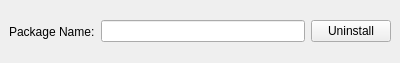
<?xml version="1.0" encoding="UTF-8"?>
<ui version="4.0">
 <class>QuickUninstall</class>
 <widget class="QDockWidget" name="QuickUninstall">
  <property name="geometry">
   <rect>
    <x>0</x>
    <y>0</y>
    <width>400</width>
    <height>63</height>
   </rect>
  </property>
  <property name="windowTitle">
   <string>Quick Uninstall</string>
  </property>
  <widget class="QWidget" name="dockWidgetContents">
   <layout class="QHBoxLayout" name="horizontalLayout">
    <item>
     <widget class="QLabel" name="package_name_label">
      <property name="sizePolicy">
       <sizepolicy hsizetype="Maximum" vsizetype="Preferred">
        <horstretch>0</horstretch>
        <verstretch>0</verstretch>
       </sizepolicy>
      </property>
      <property name="text">
       <string>Package Name:</string>
      </property>
     </widget>
    </item>
    <item>
     <widget class="QLineEdit" name="package_name_entry"/>
    </item>
    <item>
     <widget class="QPushButton" name="uninstall_button">
      <property name="sizePolicy">
       <sizepolicy hsizetype="Fixed" vsizetype="Fixed">
        <horstretch>0</horstretch>
        <verstretch>0</verstretch>
       </sizepolicy>
      </property>
      <property name="text">
       <string>Uninstall</string>
      </property>
     </widget>
    </item>
   </layout>
  </widget>
 </widget>
 <layoutdefault spacing="6" margin="9"/>
 <resources/>
 <connections/>
</ui>
